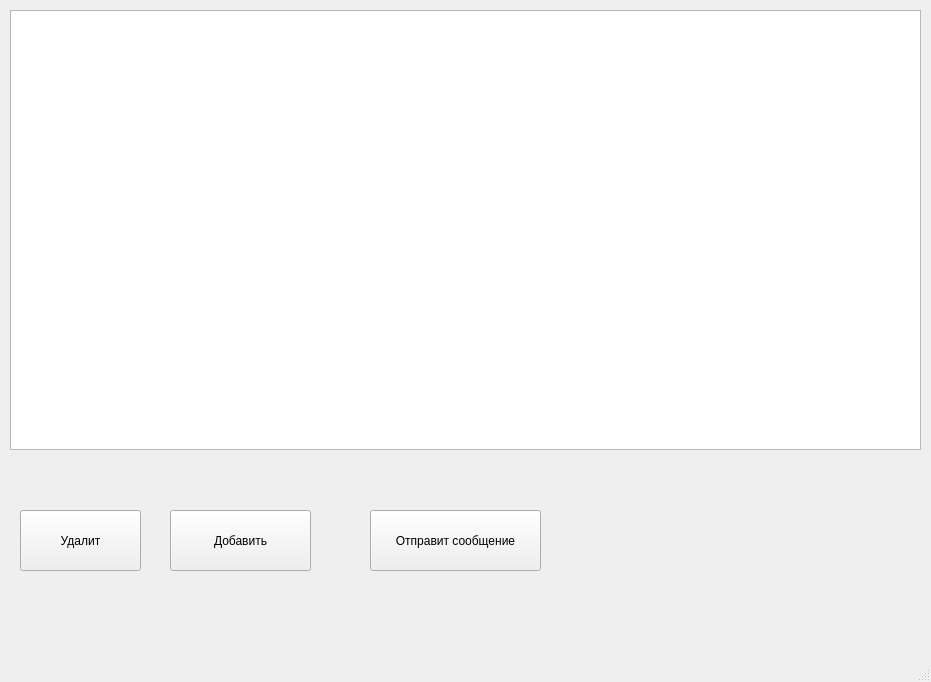
<?xml version="1.0" encoding="UTF-8"?>
<ui version="4.0">
 <class>MainWindow</class>
 <widget class="QMainWindow" name="MainWindow">
  <property name="geometry">
   <rect>
    <x>0</x>
    <y>0</y>
    <width>931</width>
    <height>682</height>
   </rect>
  </property>
  <property name="windowTitle">
   <string>MainWindow</string>
  </property>
  <widget class="QWidget" name="centralwidget">
   <widget class="QPushButton" name="DelleteButton">
    <property name="geometry">
     <rect>
      <x>20</x>
      <y>510</y>
      <width>121</width>
      <height>61</height>
     </rect>
    </property>
    <property name="text">
     <string>Удалит</string>
    </property>
   </widget>
   <widget class="QPushButton" name="addElementButton">
    <property name="geometry">
     <rect>
      <x>170</x>
      <y>510</y>
      <width>141</width>
      <height>61</height>
     </rect>
    </property>
    <property name="text">
     <string>Добавить</string>
    </property>
   </widget>
   <widget class="QListWidget" name="listWidget">
    <property name="geometry">
     <rect>
      <x>10</x>
      <y>10</y>
      <width>911</width>
      <height>440</height>
     </rect>
    </property>
    <property name="sizePolicy">
     <sizepolicy hsizetype="Preferred" vsizetype="Preferred">
      <horstretch>150</horstretch>
      <verstretch>150</verstretch>
     </sizepolicy>
    </property>
    <property name="maximumSize">
     <size>
      <width>911</width>
      <height>800</height>
     </size>
    </property>
    <property name="font">
     <font>
      <pointsize>23</pointsize>
     </font>
    </property>
    <property name="layoutDirection">
     <enum>Qt::LeftToRight</enum>
    </property>
    <property name="horizontalScrollMode">
     <enum>QAbstractItemView::ScrollPerItem</enum>
    </property>
    <property name="isWrapping" stdset="0">
     <bool>true</bool>
    </property>
    <property name="resizeMode">
     <enum>QListView::Fixed</enum>
    </property>
    <property name="viewMode">
     <enum>QListView::ListMode</enum>
    </property>
    <property name="uniformItemSizes">
     <bool>true</bool>
    </property>
   </widget>
   <widget class="QPushButton" name="sendMessageButton">
    <property name="geometry">
     <rect>
      <x>370</x>
      <y>510</y>
      <width>171</width>
      <height>61</height>
     </rect>
    </property>
    <property name="text">
     <string>Отправит сообщение</string>
    </property>
   </widget>
  </widget>
  <widget class="QMenuBar" name="menubar">
   <property name="geometry">
    <rect>
     <x>0</x>
     <y>0</y>
     <width>931</width>
     <height>22</height>
    </rect>
   </property>
  </widget>
  <widget class="QStatusBar" name="statusbar"/>
 </widget>
 <resources/>
 <connections/>
</ui>
